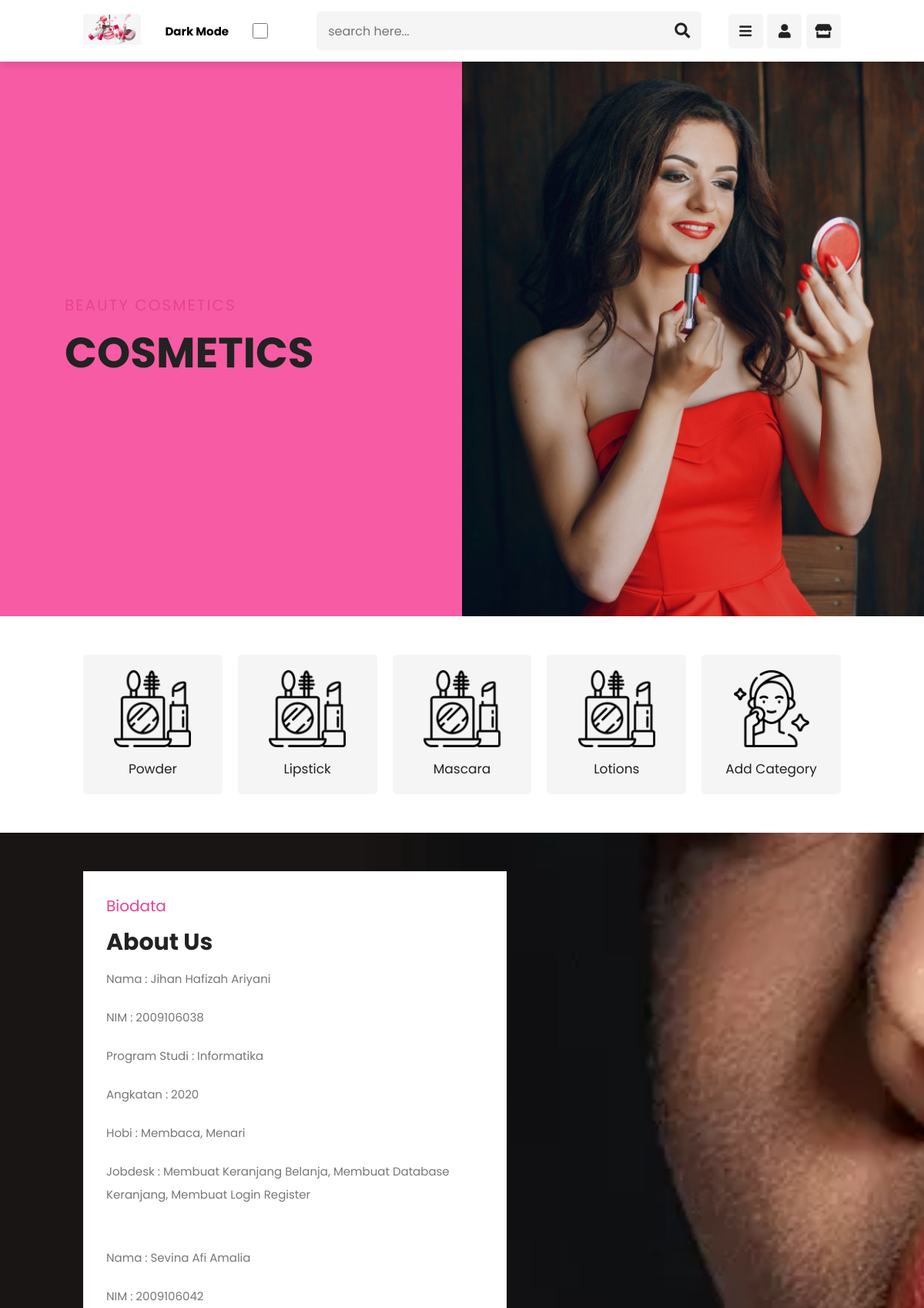
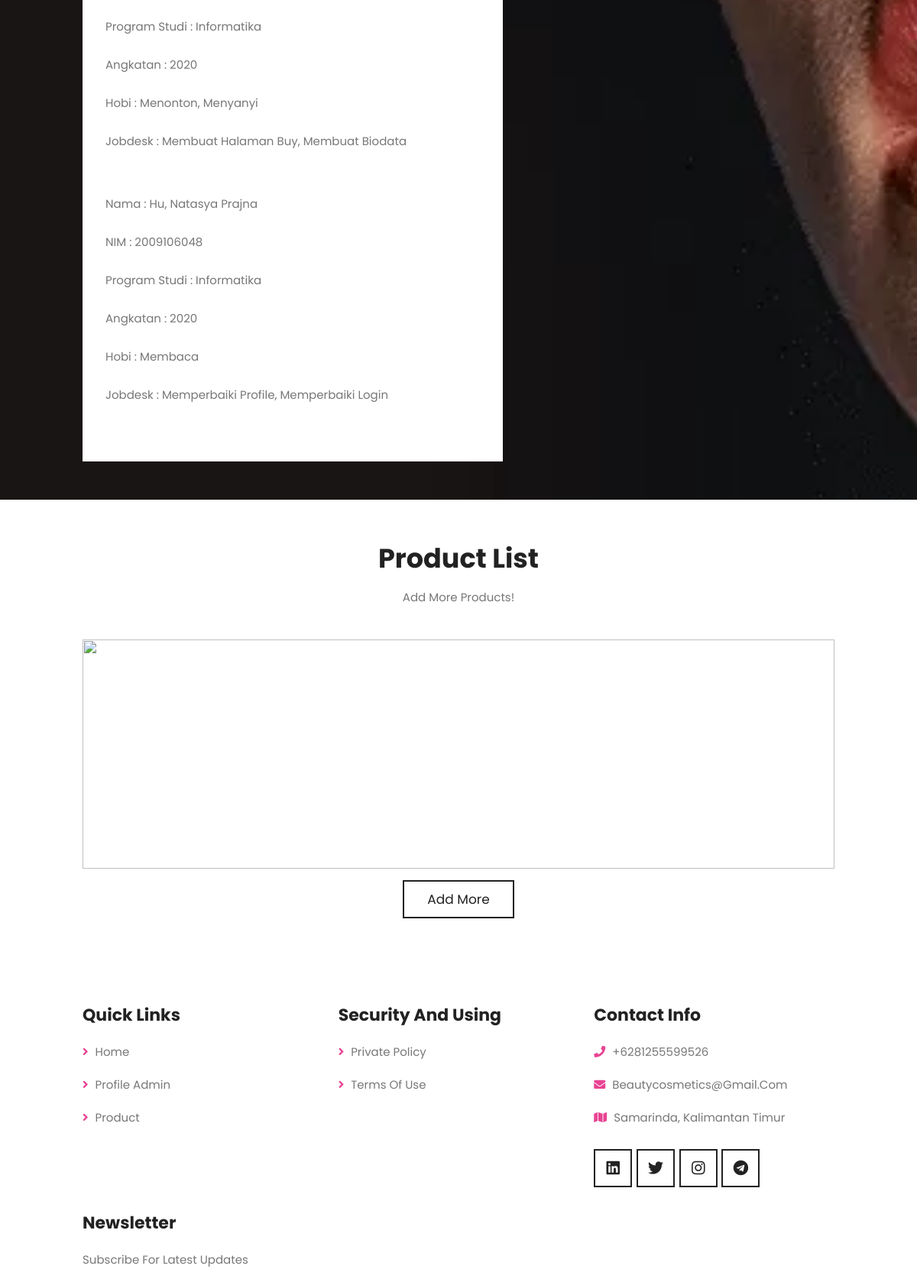
The app's page /admin/index.php (signed in, upper part) with its own data (2 pictures, top to bottom).
### tables this page shows
CREATE TABLE `tb_category` (
  `category_id` int(11) NOT NULL,
  `category_name` varchar(25) NOT NULL
);

### admin/index.php (the view, shortened to what this page needs)
<?php
    include 'config.php';
?>
<!DOCTYPE html>
<html lang="en">
<head>
    <link rel="stylesheet" href="https://cdnjs.cloudflare.com/ajax/libs/font-awesome/5.15.4/css/all.min.css">
    <link rel="stylesheet" href="stylesheet/stylesheet.css">
</head>
<body>
<header class="header">
    <a href="#home" class="logo"> <img src="images/logo.png" alt=""> </a>
    <h2>Dark Mode</h2>
    <input type="checkbox" id="darkToggle" class="darkToggle">
    <form action="" class="search-form">
        <input type="search" name="" placeholder="search here..." id="search-box">
        <label for="search-box" class="fas fa-search"></label>
    </form>
    <div class="icons">
        <div id="menu-btn" class="fas fa-bars"></div>
        <a href="profile.php" class="fas fa-user"></a>
        <a href="data-product.php" class="fas fa-store"></a>
    </div>
</header>
<section class="home" id="home">
    <div class="slide active">
        <div class="content">
            <span>Beauty cosmetics</span>
            <h3>cosmetics</h3>
        </div>
        <div class="image">
            <img src="images/home-img-2.png" alt="">
        </div>
    </div>
</section>
<section class="category">
    <?php
        $kategori = mysqli_query($conn, "SELECT * FROM tb_category ORDER BY category_id DESC");
        if(mysqli_num_rows($kategori) > 0){
            while($k = mysqli_fetch_array($kategori)){
    ?>
        <a href="product.php?kat=<?php echo $k['category_id'] ?>" class="box">
            <img src="images/category-1.png" alt = "">
            <p><?php echo $k['category_name'] ?></p>
        </a>
    <?php }}else{ ?>
        <p>Kategori tidak ada</p>
    <?php } ?>
    <a href="data-category.php" class="box">
            <img src="images/category-2.png" alt="">
        <p>Add Category</p>
</section>
  <section class="about" id="about">
      <div class="content">
          <span>Biodata</span>
          <h3>About Us</h3>
          <p>Nama          : Jihan Hafizah Ariyani</p>
          <p>NIM           : 2009106038</p>
          <p>Program Studi : Informatika</p>
          <p>Angkatan      : 2020</p>
          <p>Hobi          : Membaca, menari</p>
          <p>Jobdesk       : Membuat keranjang belanja, membuat database keranjang, membuat login register</p><br></br>
          <p>Nama          : Sevina Afi Amalia</p>
          <p>NIM           : 2009106042</p>
          <p>Program Studi : Informatika</p>
          <p>Angkatan      : 2020</p>
          <p>Hobi          : Menonton, menyanyi</p>
          <p>Jobdesk       : Membuat halaman buy, membuat biodata</p><br></br>
          <p>Nama          : Hu, Natasya Prajna</p>
          <p>NIM           : 2009106048</p>
          <p>Program Studi : Informatika</p>
          <p>Angkatan      : 2020</p>
          <p>Hobi          : Membaca</p>
          <p>Jobdesk       : Memperbaiki profile, memperbaiki login</p><br></br>
      </div>
  </section>
<section class="arrivals" id="arrivals">
    <div class="heading">
        <h1>Product List</h1>
        <p>Add More Products!</p>
    </div>
    <div class="swiper arrivals-slider">
        <div class="swiper-wrapper">
            <div class="swiper-slide slide">
                <div class="image">
                    <img src="images/makeup.png" alt="">
                </div>
                <div class="content">
                    <a href="data-product.php" class="btn">Add More</a>
                </div>
            </div>
</section>
<section class="footer">
    <div class="box-container">
        <div class="box">
            <h3>quick links</h3>
            <a class="link" href="#home"> <i class="fas fa-angle-right"></i> home</a>
            <a class="link" href="profile.php"> <i class="fas fa-angle-right"></i> profile admin</a>
            <a class="link" href="data-product.php"> <i class="fas fa-angle-right"></i> product</a>
        </div>
        <div class="box">
          <h3>Security and Using</h3>
          <a href="#" class="link"> <i class="fas fa-angle-right"></i> private policy </a>
          <a href="#" class="link"> <i class="fas fa-angle-right"></i> terms of use </a>
      </div>
        <div class="box">
            <h3>contact info</h3>
            <p> <i class="fas fa-phone"></i> +6281255599526 </p>
            <p> <i class="fas fa-envelope"></i> beautycosmetics@gmail.com </p>
            <p> <i class="fas fa-map"></i> Samarinda, Kalimantan Timur </p>
            <div class="share">
                <a href="#" class="fab fa-linkedin"></a>
                <a href="#" class="fab fa-twitter"></a>
                <a href="#" class="fab fa-instagram"></a>
                <a href="#" class="fab fa-telegram"></a>
            </div>
        </div>
        <div class="box">
            <h3>newsletter</h3>
            <p>subscribe for latest updates</p>
            <form action="">
            </form>
        </div>
    </div>
</section>
</body>
</html>

### records on screen
tb_category: category_name "Powder"
tb_category: category_name "Lipstick"
tb_category: category_name "Mascara"
tb_category: category_name "Lotions"
